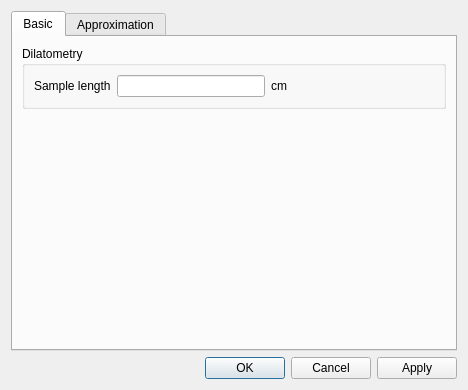
<?xml version="1.0" encoding="UTF-8"?>
<ui version="4.0">
 <class>BasicConfigurationDialog</class>
 <widget class="QDialog" name="BasicConfigurationDialog">
  <property name="geometry">
   <rect>
    <x>0</x>
    <y>0</y>
    <width>468</width>
    <height>390</height>
   </rect>
  </property>
  <property name="windowTitle">
   <string>Dialog</string>
  </property>
  <layout class="QVBoxLayout" name="verticalLayout">
   <item>
    <widget class="QTabWidget" name="tabWidget">
     <property name="currentIndex">
      <number>0</number>
     </property>
     <widget class="QWidget" name="basicTab">
      <attribute name="title">
       <string>Basic</string>
      </attribute>
      <layout class="QVBoxLayout" name="verticalLayout_5">
       <item>
        <widget class="QGroupBox" name="groupBox">
         <property name="title">
          <string>Dilatometry</string>
         </property>
         <layout class="QGridLayout" name="gridLayout">
          <item row="0" column="0">
           <widget class="QLabel" name="label_18">
            <property name="text">
             <string>Sample length</string>
            </property>
           </widget>
          </item>
          <item row="0" column="1">
           <widget class="QLineEdit" name="L0"/>
          </item>
          <item row="0" column="2">
           <widget class="QLabel" name="label_19">
            <property name="text">
             <string>cm</string>
            </property>
           </widget>
          </item>
          <item row="0" column="3">
           <spacer name="horizontalSpacer_4">
            <property name="orientation">
             <enum>Qt::Horizontal</enum>
            </property>
            <property name="sizeHint" stdset="0">
             <size>
              <width>40</width>
              <height>20</height>
             </size>
            </property>
           </spacer>
          </item>
         </layout>
        </widget>
       </item>
       <item>
        <spacer name="verticalSpacer_4">
         <property name="orientation">
          <enum>Qt::Vertical</enum>
         </property>
         <property name="sizeHint" stdset="0">
          <size>
           <width>20</width>
           <height>40</height>
          </size>
         </property>
        </spacer>
       </item>
      </layout>
     </widget>
     <widget class="QWidget" name="approximationTab">
      <attribute name="title">
       <string>Approximation</string>
      </attribute>
      <layout class="QGridLayout" name="gridLayout_2">
       <item row="0" column="0">
        <widget class="QLabel" name="label">
         <property name="text">
          <string>Initial parameters for solver</string>
         </property>
        </widget>
       </item>
       <item row="1" column="0">
        <widget class="QTabWidget" name="approximationTabWidget">
         <property name="currentIndex">
          <number>0</number>
         </property>
         <widget class="QWidget" name="ExpPage" native="true">
          <attribute name="title">
           <string>Exp</string>
          </attribute>
          <layout class="QVBoxLayout" name="verticalLayout_2">
           <item>
            <widget class="QLabel" name="label_2">
             <property name="text">
              <string>Y=(b-a) * exp (-x/c) +a</string>
             </property>
            </widget>
           </item>
           <item>
            <layout class="QHBoxLayout" name="horizontalLayout">
             <item>
              <layout class="QFormLayout" name="formLayout">
               <property name="fieldGrowthPolicy">
                <enum>QFormLayout::AllNonFixedFieldsGrow</enum>
               </property>
               <item row="1" column="0">
                <widget class="QLabel" name="label_3">
                 <property name="text">
                  <string>a</string>
                 </property>
                </widget>
               </item>
               <item row="1" column="1">
                <widget class="QLineEdit" name="ExpA">
                 <property name="sizePolicy">
                  <sizepolicy hsizetype="Minimum" vsizetype="Fixed">
                   <horstretch>0</horstretch>
                   <verstretch>0</verstretch>
                  </sizepolicy>
                 </property>
                </widget>
               </item>
               <item row="2" column="0">
                <widget class="QLabel" name="label_4">
                 <property name="text">
                  <string>b</string>
                 </property>
                </widget>
               </item>
               <item row="3" column="0">
                <widget class="QLabel" name="label_5">
                 <property name="text">
                  <string>c</string>
                 </property>
                </widget>
               </item>
               <item row="3" column="1">
                <widget class="QLineEdit" name="ExpC">
                 <property name="sizePolicy">
                  <sizepolicy hsizetype="Minimum" vsizetype="Fixed">
                   <horstretch>0</horstretch>
                   <verstretch>0</verstretch>
                  </sizepolicy>
                 </property>
                </widget>
               </item>
               <item row="2" column="1">
                <widget class="QLineEdit" name="ExpB">
                 <property name="sizePolicy">
                  <sizepolicy hsizetype="Minimum" vsizetype="Fixed">
                   <horstretch>0</horstretch>
                   <verstretch>0</verstretch>
                  </sizepolicy>
                 </property>
                </widget>
               </item>
              </layout>
             </item>
             <item>
              <spacer name="horizontalSpacer">
               <property name="orientation">
                <enum>Qt::Horizontal</enum>
               </property>
               <property name="sizeType">
                <enum>QSizePolicy::Expanding</enum>
               </property>
               <property name="sizeHint" stdset="0">
                <size>
                 <width>0</width>
                 <height>0</height>
                </size>
               </property>
              </spacer>
             </item>
            </layout>
           </item>
           <item>
            <spacer name="verticalSpacer">
             <property name="orientation">
              <enum>Qt::Vertical</enum>
             </property>
             <property name="sizeHint" stdset="0">
              <size>
               <width>20</width>
               <height>40</height>
              </size>
             </property>
            </spacer>
           </item>
          </layout>
         </widget>
         <widget class="QWidget" name="ExpLinePage" native="true">
          <attribute name="title">
           <string>Exp+Line</string>
          </attribute>
          <layout class="QVBoxLayout" name="verticalLayout_3">
           <item>
            <widget class="QLabel" name="label_9">
             <property name="text">
              <string>Y = (b-a) * exp (-x/c) +a +d*x</string>
             </property>
            </widget>
           </item>
           <item>
            <layout class="QHBoxLayout" name="horizontalLayout_2">
             <item>
              <layout class="QFormLayout" name="formLayout_2">
               <property name="fieldGrowthPolicy">
                <enum>QFormLayout::AllNonFixedFieldsGrow</enum>
               </property>
               <item row="1" column="0">
                <widget class="QLabel" name="label_6">
                 <property name="text">
                  <string>a</string>
                 </property>
                </widget>
               </item>
               <item row="1" column="1">
                <widget class="QLineEdit" name="ExpLineA">
                 <property name="sizePolicy">
                  <sizepolicy hsizetype="Minimum" vsizetype="Fixed">
                   <horstretch>0</horstretch>
                   <verstretch>0</verstretch>
                  </sizepolicy>
                 </property>
                </widget>
               </item>
               <item row="2" column="0">
                <widget class="QLabel" name="label_7">
                 <property name="text">
                  <string>b</string>
                 </property>
                </widget>
               </item>
               <item row="3" column="0">
                <widget class="QLabel" name="label_8">
                 <property name="text">
                  <string>c</string>
                 </property>
                </widget>
               </item>
               <item row="3" column="1">
                <widget class="QLineEdit" name="ExpLineC">
                 <property name="sizePolicy">
                  <sizepolicy hsizetype="Minimum" vsizetype="Fixed">
                   <horstretch>0</horstretch>
                   <verstretch>0</verstretch>
                  </sizepolicy>
                 </property>
                </widget>
               </item>
               <item row="2" column="1">
                <widget class="QLineEdit" name="ExpLineB">
                 <property name="sizePolicy">
                  <sizepolicy hsizetype="Minimum" vsizetype="Fixed">
                   <horstretch>0</horstretch>
                   <verstretch>0</verstretch>
                  </sizepolicy>
                 </property>
                </widget>
               </item>
               <item row="4" column="0">
                <widget class="QLabel" name="label_10">
                 <property name="text">
                  <string>d</string>
                 </property>
                </widget>
               </item>
               <item row="4" column="1">
                <widget class="QLineEdit" name="ExpLineD">
                 <property name="sizePolicy">
                  <sizepolicy hsizetype="Minimum" vsizetype="Fixed">
                   <horstretch>0</horstretch>
                   <verstretch>0</verstretch>
                  </sizepolicy>
                 </property>
                </widget>
               </item>
              </layout>
             </item>
             <item>
              <spacer name="horizontalSpacer_2">
               <property name="orientation">
                <enum>Qt::Horizontal</enum>
               </property>
               <property name="sizeType">
                <enum>QSizePolicy::Expanding</enum>
               </property>
               <property name="sizeHint" stdset="0">
                <size>
                 <width>0</width>
                 <height>0</height>
                </size>
               </property>
              </spacer>
             </item>
            </layout>
           </item>
           <item>
            <spacer name="verticalSpacer_2">
             <property name="orientation">
              <enum>Qt::Vertical</enum>
             </property>
             <property name="sizeHint" stdset="0">
              <size>
               <width>20</width>
               <height>40</height>
              </size>
             </property>
            </spacer>
           </item>
          </layout>
         </widget>
         <widget class="QWidget" name="ExpExpLinePage" native="true">
          <attribute name="title">
           <string>Exp+Exp+Line</string>
          </attribute>
          <layout class="QVBoxLayout" name="verticalLayout_4">
           <item>
            <widget class="QLabel" name="label_15">
             <property name="text">
              <string>Y = a*(1-exp(-x/c)) + b*(exp (-x/d)-1) + e + f*x</string>
             </property>
            </widget>
           </item>
           <item>
            <layout class="QHBoxLayout" name="horizontalLayout_3">
             <item>
              <layout class="QFormLayout" name="formLayout_3">
               <property name="fieldGrowthPolicy">
                <enum>QFormLayout::AllNonFixedFieldsGrow</enum>
               </property>
               <item row="1" column="0">
                <widget class="QLabel" name="label_11">
                 <property name="text">
                  <string>a</string>
                 </property>
                </widget>
               </item>
               <item row="1" column="1">
                <widget class="QLineEdit" name="ExpExpLineA">
                 <property name="sizePolicy">
                  <sizepolicy hsizetype="Minimum" vsizetype="Fixed">
                   <horstretch>0</horstretch>
                   <verstretch>0</verstretch>
                  </sizepolicy>
                 </property>
                </widget>
               </item>
               <item row="2" column="0">
                <widget class="QLabel" name="label_12">
                 <property name="text">
                  <string>b</string>
                 </property>
                </widget>
               </item>
               <item row="3" column="0">
                <widget class="QLabel" name="label_13">
                 <property name="text">
                  <string>c</string>
                 </property>
                </widget>
               </item>
               <item row="3" column="1">
                <widget class="QLineEdit" name="ExpExpLineC">
                 <property name="sizePolicy">
                  <sizepolicy hsizetype="Minimum" vsizetype="Fixed">
                   <horstretch>0</horstretch>
                   <verstretch>0</verstretch>
                  </sizepolicy>
                 </property>
                </widget>
               </item>
               <item row="2" column="1">
                <widget class="QLineEdit" name="ExpExpLineB">
                 <property name="sizePolicy">
                  <sizepolicy hsizetype="Minimum" vsizetype="Fixed">
                   <horstretch>0</horstretch>
                   <verstretch>0</verstretch>
                  </sizepolicy>
                 </property>
                </widget>
               </item>
               <item row="4" column="0">
                <widget class="QLabel" name="label_14">
                 <property name="text">
                  <string>d</string>
                 </property>
                </widget>
               </item>
               <item row="4" column="1">
                <widget class="QLineEdit" name="ExpExpLineD">
                 <property name="sizePolicy">
                  <sizepolicy hsizetype="Minimum" vsizetype="Fixed">
                   <horstretch>0</horstretch>
                   <verstretch>0</verstretch>
                  </sizepolicy>
                 </property>
                </widget>
               </item>
               <item row="5" column="0">
                <widget class="QLabel" name="label_16">
                 <property name="text">
                  <string>e</string>
                 </property>
                </widget>
               </item>
               <item row="6" column="0">
                <widget class="QLabel" name="label_17">
                 <property name="text">
                  <string>f</string>
                 </property>
                </widget>
               </item>
               <item row="5" column="1">
                <widget class="QLineEdit" name="ExpExpLineE">
                 <property name="sizePolicy">
                  <sizepolicy hsizetype="Minimum" vsizetype="Fixed">
                   <horstretch>0</horstretch>
                   <verstretch>0</verstretch>
                  </sizepolicy>
                 </property>
                </widget>
               </item>
               <item row="6" column="1">
                <widget class="QLineEdit" name="ExpExpLineF">
                 <property name="sizePolicy">
                  <sizepolicy hsizetype="Minimum" vsizetype="Fixed">
                   <horstretch>0</horstretch>
                   <verstretch>0</verstretch>
                  </sizepolicy>
                 </property>
                </widget>
               </item>
              </layout>
             </item>
             <item>
              <spacer name="horizontalSpacer_3">
               <property name="orientation">
                <enum>Qt::Horizontal</enum>
               </property>
               <property name="sizeType">
                <enum>QSizePolicy::Expanding</enum>
               </property>
               <property name="sizeHint" stdset="0">
                <size>
                 <width>0</width>
                 <height>0</height>
                </size>
               </property>
              </spacer>
             </item>
            </layout>
           </item>
           <item>
            <spacer name="verticalSpacer_3">
             <property name="orientation">
              <enum>Qt::Vertical</enum>
             </property>
             <property name="sizeHint" stdset="0">
              <size>
               <width>20</width>
               <height>40</height>
              </size>
             </property>
            </spacer>
           </item>
          </layout>
         </widget>
        </widget>
       </item>
      </layout>
     </widget>
    </widget>
   </item>
   <item>
    <widget class="QDialogButtonBox" name="buttonBox">
     <property name="orientation">
      <enum>Qt::Horizontal</enum>
     </property>
     <property name="standardButtons">
      <set>QDialogButtonBox::Apply|QDialogButtonBox::Cancel|QDialogButtonBox::Ok</set>
     </property>
    </widget>
   </item>
  </layout>
 </widget>
 <resources/>
 <connections>
  <connection>
   <sender>buttonBox</sender>
   <signal>accepted()</signal>
   <receiver>BasicConfigurationDialog</receiver>
   <slot>accept()</slot>
   <hints>
    <hint type="sourcelabel">
     <x>248</x>
     <y>254</y>
    </hint>
    <hint type="destinationlabel">
     <x>157</x>
     <y>274</y>
    </hint>
   </hints>
  </connection>
  <connection>
   <sender>buttonBox</sender>
   <signal>rejected()</signal>
   <receiver>BasicConfigurationDialog</receiver>
   <slot>reject()</slot>
   <hints>
    <hint type="sourcelabel">
     <x>316</x>
     <y>260</y>
    </hint>
    <hint type="destinationlabel">
     <x>286</x>
     <y>274</y>
    </hint>
   </hints>
  </connection>
 </connections>
</ui>
